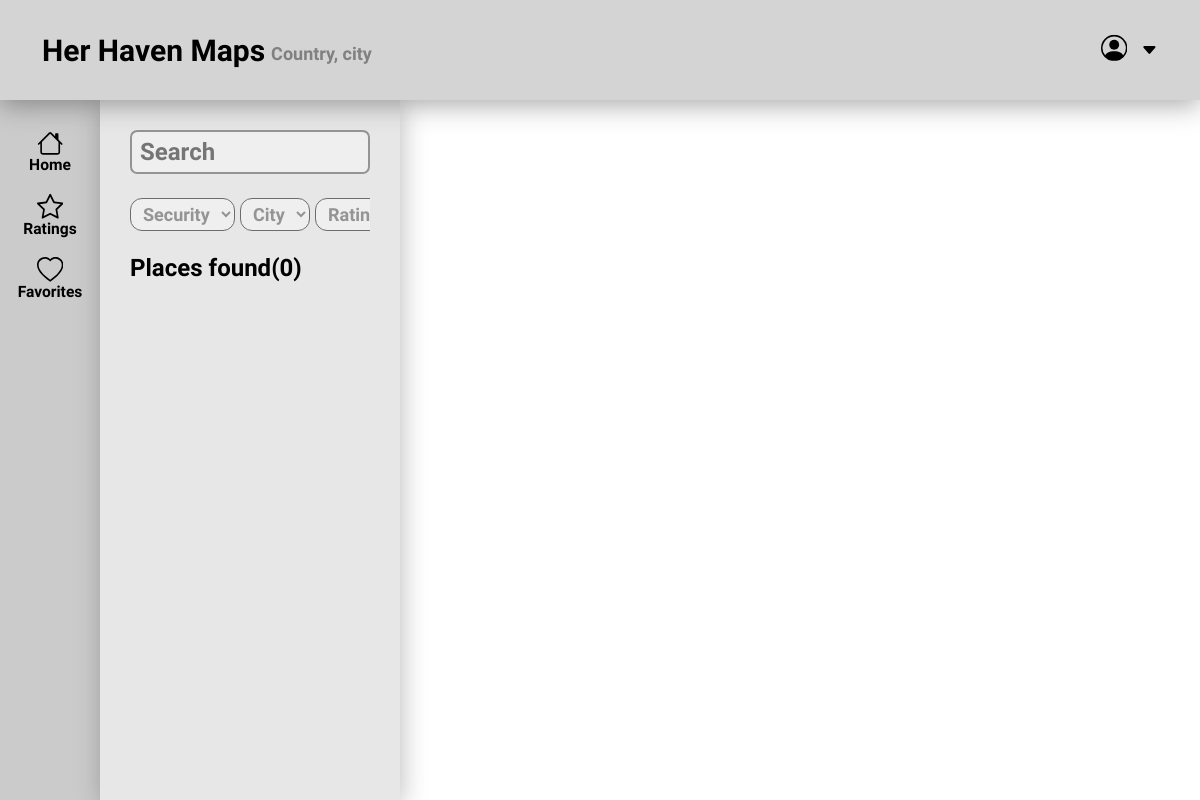
The app's page /, older data.
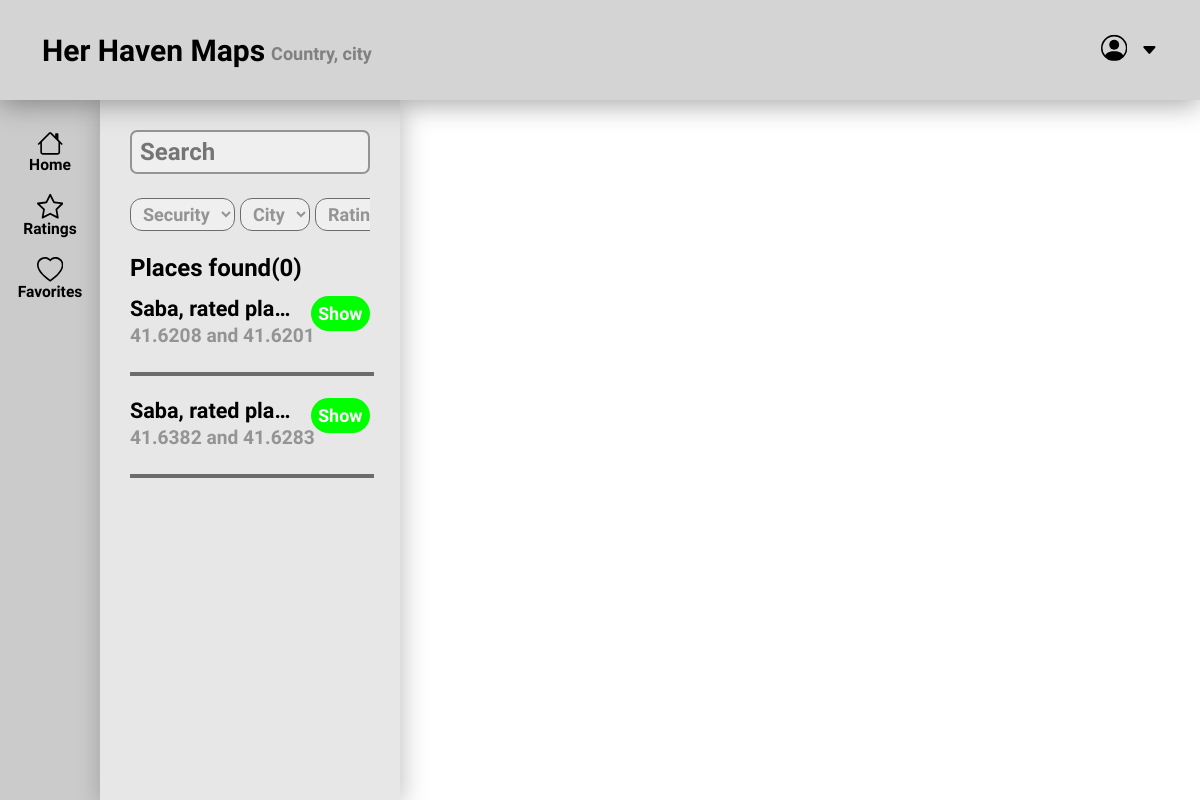
The same page, newer data.
### Maps/models.py (models this page shows)
class Rate(models.Model):
    user = models.ForeignKey(User, on_delete=models.CASCADE, related_name="poster")
    reason = models.CharField(max_length=300, default='')
    rate = models.IntegerField(max_length=5, default=1)
    Longitude = models.CharField(max_length=600, default='')
    Latitude = models.CharField(max_length=600, default='')
    favorite = models.ManyToManyField(User, related_name="favorited_by")
    def __str__(self):
        return f"{self.user}, rated place"

class User(AbstractUser):
    country = models.CharField(max_length=300, default="0")
    city = models.CharField(max_length=300, default="0")

### Maps/views.py (the view)
# urls.py: path('', views.index, name="index"),
def index(request):
    rates = Rate.objects.all()
    return render(request, "index.html", {
        "rates": rates,
    })

### Maps/templates/index.html (shortened to what this page needs)
{% load static %}
<!DOCTYPE html>
<html lang="en">
    <head>
        <link href="{% static 'css/styles.css' %}" rel="stylesheet">
        <link href='https://api.mapbox.com/mapbox-gl-js/v2.8.1/mapbox-gl.css' rel='stylesheet' />
    </head>
    <body class="body">
        <nav class="navbar">
            <h1 class="navbar_title">Her Haven Maps <h6 class="navbar_country_title">Country, city</h6></h1>
            <div class="navbar_profile">
                <svg xmlns="http://www.w3.org/2000/svg" width="16" height="16" fill="currentColor" class="bi bi-caret-down-fill navbar_profile_drop_icon" viewBox="0 0 16 16">
                    <path d="M7.247 11.14 2.451 5.658C1.885 5.013 2.345 4 3.204 4h9.592a1 1 0 0 1 .753 1.659l-4.796 5.48a1 1 0 0 1-1.506 0z"/>
                </svg>
            </div>
        </nav>
        <div class="main_part">
            <div class="sidebar">
                <div class="navigations">
                    <h3 class="navigations_text">Home</h3>
                </div>
                <div class="navigations">
                    <h3 class="navigations_text">Ratings</h3>
                </div>
                <div class="navigations">
                    <h3 class="navigations_text">Favorites</h3>
                </div>
            </div>
            <div class="search" id="search">
                <input class="search_field" name="search_field" type="search" placeholder="Search">
                <div class="search_tags">
                    <select class="search_tag">
                        <option>Security</option>
                    </select>
                    <select class="search_tag">
                        <option>City</option>
                    </select>
                    <select class="search_tag">
                        <option>Rating</option>
                    </select>
                </div>
                <h1 class="searched_title">Places found(0)</h1>
                {% for i in rates %}
                    <div class="searched_place_div">
                        <h1 class="sp_name">{{ i }}</h1>
                        <div class="sp_open" onclick="showLocation('{{ i.Longitude|floatformat:6 }}', '{{ i.Latitude|floatformat:6 }}', '{{ i.reason }}')">Show</div>
                        <h1 class="sp_street">{{ i.Longitude }} and {{ i.Latitude }}</h1>
                        <hr class="sp_line">
                    </div>
                {% endfor %}
            </div>
            <div class="map" id="map"></div>
        </div>
    </body>
</html>

Row changes from the older to the newer data that the page shows:
added Rate: user.username "Saba, rated pla…", Longitude "41.6208", Latitude "41.6201"
added Rate: user.username "Saba, rated pla…", Longitude "41.6382", Latitude "41.6283"
